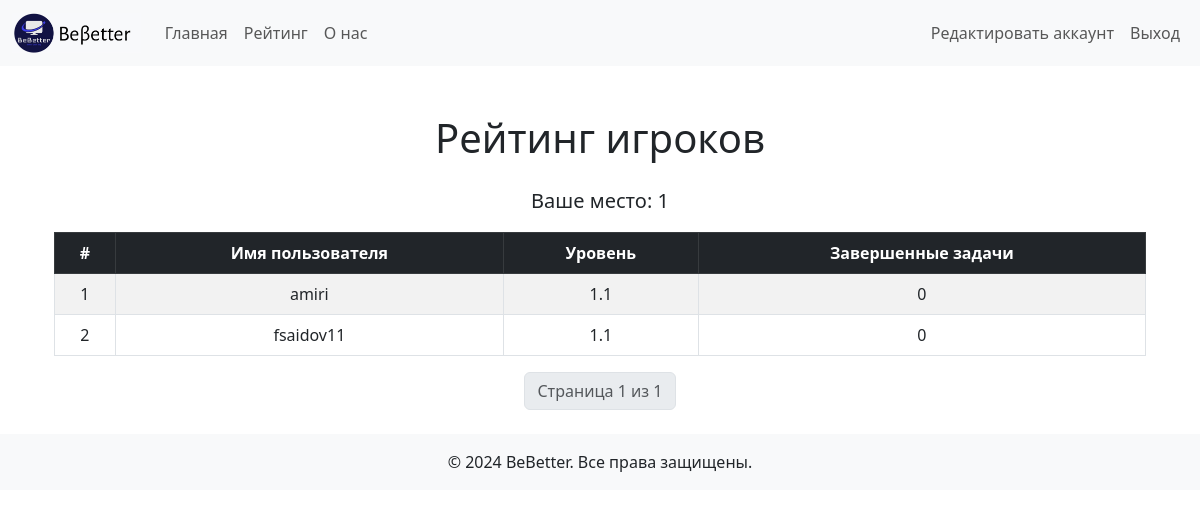
The page /rankings/ (signed in) on the database its author committed.
### accounts/models.py (models this page shows, shortened)
class UserProfile(models.Model):
    CATEGORY_CHOICES = [
        ('science', 'Наука'),
        ('art', 'Искусство'),
        ('health', 'Медицина'),
        ('sport', 'Спорт'),
        ('it', 'IT'),
        ('business', 'Бизнес'),
    ]
    user = models.OneToOneField(User, on_delete=models.CASCADE, related_name='userprofile')
    birth_date = models.DateField(null=True, blank=True)  # Поле даты рождения
    level = models.IntegerField(default=1)  # Текущий уровень
    completed_tasks = models.IntegerField(default=0)  # Количество завершённых заданий
    current_task_number = models.IntegerField(default=1)  # Номер текущего задания
    category = models.CharField(max_length=20, choices=CATEGORY_CHOICES, default='science')  # Категория

### accounts/views.py (the view)
# urls.py: path('rankings/', rankings, name='rankings'),
def rankings(request):
    category_filter = request.GET.get('category')
    if category_filter:
        players = UserProfile.objects.filter(category=category_filter).order_by('-level', '-completed_tasks')
    else:
        players = UserProfile.objects.all().order_by('-level', '-completed_tasks')
    paginator = Paginator(players, 50)
    page_number = request.GET.get('page')
    page_obj = paginator.get_page(page_number)
    user_rank = None
    if request.user.is_authenticated:
        user_profile = UserProfile.objects.get(user=request.user)
        user_rank = list(players).index(user_profile) + 1
    context = {
        'page_obj': page_obj,
        'user_rank': user_rank,
        'category_filter': category_filter,  # Передаем выбранный фильтр в шаблон
    }
    return render(request, 'rankings.html', context)

### accounts/templates/rankings.html (shortened to what this page needs)
{% extends "base.html" %}
{% block content %}
<div class="container mt-5">
    <h1 class="text-center mb-4">Рейтинг игроков</h1>
    {% if user.is_authenticated %}
        <p class="text-center lead">Ваше место: {{ user_rank }}</p>
    {% endif %}
    <div class="table-responsive">
        <table class="table table-striped table-bordered text-center">
            <thead class="table-dark">
                <tr>
                    <th scope="col">#</th>
                    <th scope="col">Имя пользователя</th>
                    <th scope="col">Уровень</th>
                    <th scope="col">Завершенные задачи</th>
                </tr>
            </thead>
            <tbody>
                {% for player in page_obj %}
                <tr>
                    <td>{{ forloop.counter }}</td>
                    <td>{{ player.user.username }}</td>
                    <td>{{ player.level }}.{{ player.current_task_number }}</td>
                    <td>{{ player.completed_tasks }}</td>
                </tr>
                {% endfor %}
            </tbody>
        </table>
    </div>
    <nav>
        <ul class="pagination justify-content-center">
            <li class="page-item disabled">
                <span class="page-link">Страница {{ page_obj.number }} из {{ page_obj.paginator.num_pages }}</span>
            </li>
        </ul>
    </nav>
</div>
{% endblock %}

### rows shown on the page
UserProfile: user.username "amiri", level "1", current_task_number "1", completed_tasks "0"
UserProfile: user.username "fsaidov11", level "1", current_task_number "1", completed_tasks "0"

### other values the page prints
{{ user_rank }} "1"
{{ page_obj.number }} "1"
{{ page_obj.paginator.num_pages }} "1"
